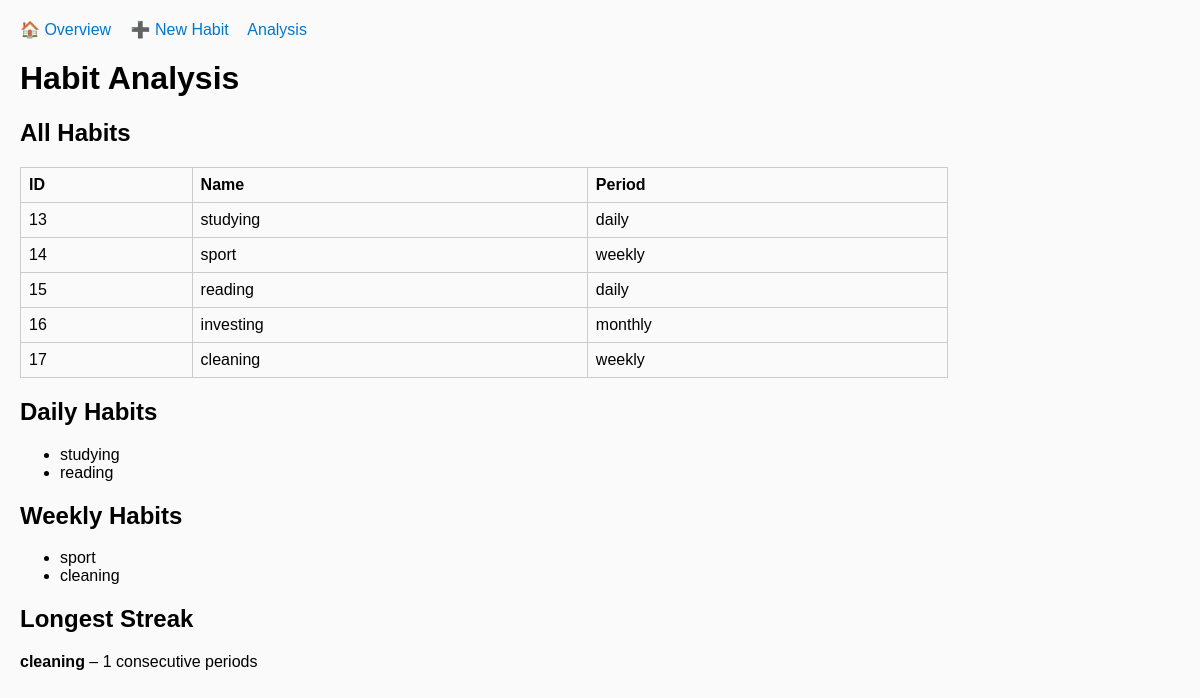
The app's page /analysis with its own data.
### tables this page shows
CREATE TABLE habits (
            id INTEGER PRIMARY KEY AUTOINCREMENT,
            name TEXT NOT NULL,
            periodicity TEXT CHECK(periodicity IN ('daily','weekly','monthly','yearly')),
            created_at TEXT NOT NULL,
            start_date TEXT,
            due_date TEXT,
            active_days TEXT,
            completed INTEGER DEFAULT 0
        );

### app.py (the view)
@app.route("/analysis")
def analysis():
    habits = manager.get_all_habits()
    daily_habits = manager.get_habits_by_periodicity("daily")
    weekly_habits = manager.get_habits_by_periodicity("weekly")
    monthly_habits = manager.get_habits_by_periodicity("monthly")
    yearly_habits = manager.get_habits_by_periodicity("yearly")
    longest_habit, longest_streak = manager.get_longest_streak_overall()
    return render_template(
        "analysis.html",
        habits=habits,
        daily_habits=daily_habits,
        weekly_habits=weekly_habits,
        monthly_habits=monthly_habits,
        yearly_habits=yearly_habits,
        longest_habit=longest_habit,
        longest_streak=longest_streak
    )

### habit.py (called while the page is built)
    @classmethod
    def from_row(cls, row):
        return cls(**dict(row))

### habit_manager.py (called while the page is built, shortened)
    def get_all_habits(self):
        conn = get_connection()
        c = conn.cursor()
        c.execute("SELECT * FROM habits")
        habits = [Habit.from_row(row) for row in c.fetchall()]
        conn.close()
        return habits

    def get_habit_by_id(self, habit_id):
        conn = get_connection()
        c = conn.cursor()
        c.execute("SELECT * FROM habits WHERE id = ?", (habit_id,))
        row = c.fetchone()
        conn.close()
        return Habit.from_row(row) if row else None

    def get_habits_by_periodicity(self, periodicity):
        conn = get_connection()
        c = conn.cursor()
        c.execute("SELECT * FROM habits WHERE periodicity = ?", (periodicity,))
        habits = [Habit.from_row(row) for row in c.fetchall()]
        conn.close()
        return habits

    def get_completions(self, habit_id):
        conn = get_connection()
        c = conn.cursor()
        c.execute("SELECT completed_at FROM completions WHERE habit_id = ? ORDER BY completed_at", (habit_id,))
        rows = [r["completed_at"] for r in c.fetchall()]
        conn.close()
        return rows

    def get_longest_streak(self, habit_id):
        completions = self.get_completions(habit_id)
        if not completions:
            return 0
        dates = [datetime.fromisoformat(c) for c in completions]
        dates.sort()
        habit = self.get_habit_by_id(habit_id)
        period = habit.periodicity
        longest = current = 1
        return longest

    def get_longest_streak_overall(self):
        habits = self.get_all_habits()
        if not habits:
            return None, 0
        longest_habit = None
        longest_streak = 0
        for h in habits:
            streak = self.get_longest_streak(h.id)
            if streak > longest_streak:
                longest_streak = streak
                longest_habit = h.name
        return longest_habit, longest_streak

### storage.py (called while the page is built)
def get_connection():
    conn = sqlite3.connect(DB_NAME, timeout=10)
    conn.row_factory = sqlite3.Row
    return conn

### templates/analysis.html
{% extends "base.html" %}
{% block content %}
    <h1>Habit Analysis</h1>
    <h2>All Habits</h2>
    <table>
        <tr><th>ID</th><th>Name</th><th>Period</th></tr>
        {% for h in habits %}
        <tr><td>{{ h.id }}</td><td>{{ h.name }}</td><td>{{ h.periodicity }}</td></tr>
        {% endfor %}
    </table>
    <h2>Daily Habits</h2>
    <ul>
        {% for h in daily_habits %}
        <li>{{ h.name }}</li>
        {% else %}
        <li>No daily habits available</li>
        {% endfor %}
    </ul>
    <h2>Weekly Habits</h2>
    <ul>
        {% for h in weekly_habits %}
        <li>{{ h.name }}</li>
        {% else %}
        <li>No weekly habits available</li>
        {% endfor %}
    </ul>
    <h2>Longest Streak</h2>
    {% if longest_habit %}
        <p><b>{{ longest_habit }}</b> – {{ longest_streak }} consecutive periods</p>
    {% else %}
        <p>No streaks recorded yet.</p>
    {% endif %}
{% endblock %}

### static/style.css (style rules this page uses)
body { font-family: Arial, sans-serif; margin: 20px; background: #fafafa; }
table { border-collapse: collapse; width: 80%; }
th, td { border: 1px solid #ccc; padding: 8px; text-align: left; }

### records on screen
habits: id "13", name "studying", periodicity "daily"
habits: id "14", name "sport", periodicity "weekly"
habits: id "15", name "reading", periodicity "daily"
habits: id "16", name "investing", periodicity "monthly"
habits: id "17", name "cleaning", periodicity "weekly"

### other values on screen
{{ longest_streak }} "1"
